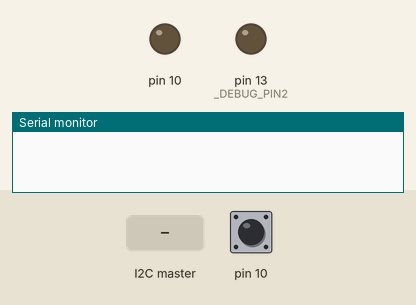
Recording of a sketch running on a simulated Arduino Uno, built with avr-gcc and run on an emulated ATmega328P. On the bench: output pins drawn as LEDs (lit = HIGH), the last lines printed to the serial monitor. The inputs (shaded band) are chosen by the test bench; at power-on: pin 10 HIGH.

Above: at 0.1 s.
At 2.3 s:
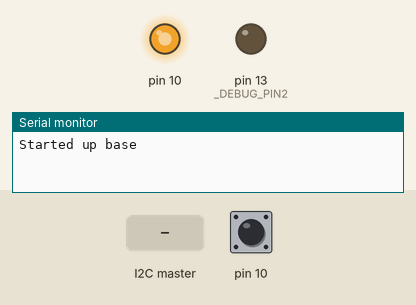
2.4 s: the I2C master sends the byte 1
Timing chart, 0 to 5.4 s (numbered marks = the images above; inputs shaded):
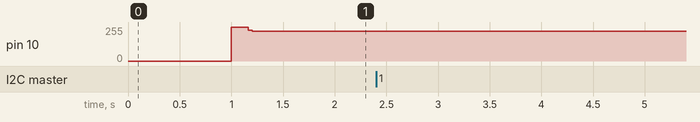

The sketch:

Driver.ino
```cpp
// This code runs on the arduino connected to the chair. Pin 10 is connected to the white wire.
// SCL/SDA Connected to controller arduino.

#include "SoftwareSerialParityHalfDuplex.h"
#include <Wire.h>


SoftwareSerialParityHalfDuplex mySerial(10, 10);

unsigned long tenMilliTimer = 0;

unsigned long hundredMilliTimer = 0;

// this sketch rocks the chair forward and backwards just for testing

unsigned long oneSecondTimer = 0;

int curFor = 0;
int curTurn = 0;
int speed = 0x0c;

void startupChair();

void setup()
{
  Wire.begin(0x33);
  Wire.onReceive(receiveEvent);

  pinMode(13, OUTPUT);

  pinMode(10, OUTPUT);
  digitalWrite (10, LOW);  // start serial line LOW

  Serial.begin(115200);
  delay(1000);

  startupChair();

  tenMilliTimer = millis();
  oneSecondTimer = millis();
  hundredMilliTimer = millis();
}

int coms[3] = {0, 0, 0};
union foo
{
  byte a;
  char b;
};

int data[3] = {0, 0, 0};
int dataSet = 0;

void receiveEvent(int dummy)
{

  Serial.print(millis());
  Serial.println(" receiveData");
  while (Wire.available())
  {
    Wire.read();
    data[dataSet] = Wire.read();
    Wire.read();
    ++dataSet;

    if (dataSet == 4)
    {

      if (data[0] >= -100 && data[0] <= 100 && data[1] >= -100 && data[1] <= 100 && data[2] >= 0 && data[2] <= 0xe)
      {
        dataSet = 0;

        //	Serial.println("Received command: ");

        Serial.print("Forward/Backward: ");
        Serial.print (data[0]);

        Serial.print(" Left/write: ");
        Serial.print(data[1]);

        Serial.print(" Speed: ");
        Serial.println(data[2]);

        curFor = data[0];
        curTurn = data[1];
        speed = data[2];
      }
      else
      {
        Serial.println("Received bad command");
        curFor = 0;
        curTurn = 0;
        speed = 0;
      }
    }
  }
}

void startupChair()
{
  // activate base with 110 ms pulse
  digitalWrite (10, HIGH);
  delay(110);

  // start up software serial with even parity
  mySerial.begin(38400, EVEN);

  Serial.println("Started up base");

  // send init packet
  unsigned char buf2[2] = { 0x52, 0xad };
  mySerial.write(buf2, 2);

  // base will respond, but we don't care about the response
  delay(10);
}

int cycleCount = 0;

void sendJoystickPacket(int forward, int turn, int speed)
{
  unsigned char buffer[6] = { 0x4a, 0x01, 0x03, 0x00, 0x00, 0x00 };

  buffer[2] = speed;
  buffer[3] = forward;
  buffer[4] = turn;
  /*	Serial.print(millis());
  	Serial.print(" Sending :");
  	Serial.print(forward);
  	Serial.print(" ");
  	Serial.print(turn);
  	Serial.print(" ");
  	Serial.println(speed);
  */
  buffer[5] = 0xff - (buffer[0] + buffer[1] + buffer[2] + buffer[3] + buffer[4]);

  mySerial.write(buffer, 6);
}

void loop()
{
  unsigned long milli = millis();

  // once per second
  if (milli >= oneSecondTimer)
  {


    cycleCount++;
    oneSecondTimer += 1000;

  }
  if (milli >= tenMilliTimer)
  {
    tenMilliTimer += 10;

    if (cycleCount <= 1)
    {
      // don't drive for first second, otherwise it will not work
      sendJoystickPacket(0, 0, speed);
    }
    else
    {
      sendJoystickPacket(curFor, curTurn, speed);
    }
  }
  // chair will respond, but we don't care
}
```

SoftwareSerialParityHalfDuplex.cpp
```cpp
// (licence header left out)
// When set, _DEBUG co-opts pins 11 and 13 for debugging with an
// oscilloscope or logic analyzer.  Beware: it also slightly modifies
// the bit times, so don't rely on it too much at high baud rates
#define _DEBUG 0
#define _DEBUG_PIN1 11
#define _DEBUG_PIN2 13
//
// Includes
//
#include <avr/interrupt.h>
#include <avr/pgmspace.h>
#include <Arduino.h>
#include "SoftwareSerialParityHalfDuplex.h"
#include <util/delay_basic.h>

//
// Statics
//
SoftwareSerialParityHalfDuplex *SoftwareSerialParityHalfDuplex::active_object = 0;
uint8_t SoftwareSerialParityHalfDuplex::_receive_buffer[_SS_MAX_RX_BUFF];
volatile uint8_t SoftwareSerialParityHalfDuplex::_receive_buffer_tail = 0;
volatile uint8_t SoftwareSerialParityHalfDuplex::_receive_buffer_head = 0;

//
// Debugging
//
// This function generates a brief pulse
// for debugging or measuring on an oscilloscope.
#if _DEBUG
inline void DebugPulse(uint8_t pin, uint8_t count)
{
  volatile uint8_t *pport = portOutputRegister(digitalPinToPort(pin));

  uint8_t val = *pport;
  while (count--)
  {
    *pport = val | digitalPinToBitMask(pin);
    *pport = val;
  }
}
#else
inline void DebugPulse(uint8_t, uint8_t) {}
#endif

//
// Private methods
//

/* static */
inline void SoftwareSerialParityHalfDuplex::tunedDelay(uint16_t delay) {
  _delay_loop_2(delay);
}

// This function sets the current object as the "listening"
// one and returns true if it replaces another
bool SoftwareSerialParityHalfDuplex::listen()
{
  if (!_rx_delay_stopbit)
    return false;

  if (active_object != this)
  {
    if (active_object)
      active_object->stopListening();

    _buffer_overflow = false;
    _receive_buffer_head = _receive_buffer_tail = 0;
    active_object = this;

    setRxIntMsk(true);
    return true;
  }

  return false;
}

// Stop listening. Returns true if we were actually listening.
bool SoftwareSerialParityHalfDuplex::stopListening()
{
  if (active_object == this)
  {
    setRxIntMsk(false);
    active_object = NULL;
    return true;
  }
  return false;
}

//
// The receive routine called by the interrupt handler
//
void SoftwareSerialParityHalfDuplex::recv()
{

#if GCC_VERSION < 40302
// Work-around for avr-gcc 4.3.0 OSX version bug
// Preserve the registers that the compiler misses
// (courtesy of Arduino forum user *etracer*)
  asm volatile(
    "push r18 \n\t"
    "push r19 \n\t"
    "push r20 \n\t"
    "push r21 \n\t"
    "push r22 \n\t"
    "push r23 \n\t"
    "push r26 \n\t"
    "push r27 \n\t"
    ::);
#endif

  uint8_t d = 0;

  // If RX line is high, then we don't see any start bit
  // so interrupt is probably not for us
  if (_inverse_logic ? rx_pin_read() : !rx_pin_read())
  {
    // Disable further interrupts during reception, this prevents
    // triggering another interrupt directly after we return, which can
    // cause problems at higher baudrates.
    setRxIntMsk(false);

    // Wait approximately 1/2 of a bit width to "center" the sample
    tunedDelay(_rx_delay_centering);
    DebugPulse(_DEBUG_PIN2, 1);

    // Read each of the 8 bits
    for (uint8_t i=8; i > 0; --i)
    {
      tunedDelay(_rx_delay_intrabit);
      d >>= 1;
      DebugPulse(_DEBUG_PIN2, 1);
      if (rx_pin_read())
        d |= 0x80;
    }

    if (_inverse_logic)
      d = ~d;

    // if buffer full, set the overflow flag and return
    uint8_t next = (_receive_buffer_tail + 1) % _SS_MAX_RX_BUFF;
    if (next != _receive_buffer_head)
    {
      // save new data in buffer: tail points to where byte goes
      _receive_buffer[_receive_buffer_tail] = d; // save new byte
      _receive_buffer_tail = next;
    }
    else
    {
      DebugPulse(_DEBUG_PIN1, 1);
      _buffer_overflow = true;
    }

    // skip the stop bit
    tunedDelay(_rx_delay_stopbit);
    DebugPulse(_DEBUG_PIN1, 1);

    // Re-enable interrupts when we're sure to be inside the stop bit
    setRxIntMsk(true);

  }

#if GCC_VERSION < 40302
// Work-around for avr-gcc 4.3.0 OSX version bug
// Restore the registers that the compiler misses
  asm volatile(
    "pop r27 \n\t"
    "pop r26 \n\t"
    "pop r23 \n\t"
    "pop r22 \n\t"
    "pop r21 \n\t"
    "pop r20 \n\t"
    "pop r19 \n\t"
    "pop r18 \n\t"
    ::);
#endif
}

uint8_t SoftwareSerialParityHalfDuplex::rx_pin_read()
{
  return *_receivePortRegister & _receiveBitMask;
}

//
// Interrupt handling
//

/* static */
inline void SoftwareSerialParityHalfDuplex::handle_interrupt()
{
  if (active_object)
  {
    active_object->recv();
  }
}

#if defined(PCINT0_vect)
ISR(PCINT0_vect)
{
  SoftwareSerialParityHalfDuplex::handle_interrupt();
}
#endif

#if defined(PCINT1_vect)
ISR(PCINT1_vect, ISR_ALIASOF(PCINT0_vect));
#endif

#if defined(PCINT2_vect)
ISR(PCINT2_vect, ISR_ALIASOF(PCINT0_vect));
#endif

#if defined(PCINT3_vect)
ISR(PCINT3_vect, ISR_ALIASOF(PCINT0_vect));
#endif

//
// Constructor
//
SoftwareSerialParityHalfDuplex::SoftwareSerialParityHalfDuplex(uint8_t receivePin, uint8_t transmitPin , bool inverse_logic/* = false */) :
  _rx_delay_centering(0),
  _rx_delay_intrabit(0),
  _rx_delay_stopbit(0),
  _tx_delay(0),
  _buffer_overflow(false),
  _inverse_logic(inverse_logic)

{
    _full_duplex = (transmitPin != receivePin);

  setTX(transmitPin);
  setRX(receivePin);
}

//
// Destructor
//
SoftwareSerialParityHalfDuplex::~SoftwareSerialParityHalfDuplex()
{
  end();
}

void SoftwareSerialParityHalfDuplex::setTX(uint8_t tx)
{
  // First write, then set output. If we do this the other way around,
  // the pin would be output low for a short while before switching to
  // output high. Now, it is input with pullup for a short while, which
  // is fine. With inverse logic, either order is fine.
  digitalWrite(tx, _inverse_logic ? LOW : HIGH);

    if(_full_duplex)
        pinMode(tx, OUTPUT);
    else
        pinMode(tx, INPUT);

    _transmitPin = tx;

    _transmitBitMask = digitalPinToBitMask(tx);
  uint8_t port = digitalPinToPort(tx);
  _transmitPortRegister = portOutputRegister(port);
}

void SoftwareSerialParityHalfDuplex::setRX(uint8_t rx)
{
  pinMode(rx, INPUT);
  if (!_inverse_logic)
    digitalWrite(rx, HIGH);  // pullup for normal logic!
  _receivePin = rx;
  _receiveBitMask = digitalPinToBitMask(rx);
  uint8_t port = digitalPinToPort(rx);
  _receivePortRegister = portInputRegister(port);
}

uint16_t SoftwareSerialParityHalfDuplex::subtract_cap(uint16_t num, uint16_t sub) {
  if (num > sub)
    return num - sub;
  else
    return 1;
}

//
// Public methods
//

void SoftwareSerialParityHalfDuplex::begin(long speed,uint8_t parity)
{
  _rx_delay_centering = _rx_delay_intrabit = _rx_delay_stopbit = _tx_delay = 0;

  // Precalculate the various delays, in number of 4-cycle delays
  uint16_t bit_delay = (F_CPU / speed) / 4;
  Tparity = parity;

  // 12 (gcc 4.8.2) or 13 (gcc 4.3.2) cycles from start bit to first bit,
  // 15 (gcc 4.8.2) or 16 (gcc 4.3.2) cycles between bits,
  // 12 (gcc 4.8.2) or 14 (gcc 4.3.2) cycles from last bit to stop bit
  // These are all close enough to just use 15 cycles, since the inter-bit
  // timings are the most critical (deviations stack 8 times)
  _tx_delay = subtract_cap(bit_delay, 15 / 4);

  // Only setup rx when we have a valid PCINT for this pin
  if (digitalPinToPCICR(_receivePin)) {
    #if GCC_VERSION > 40800
    // Timings counted from gcc 4.8.2 output. This works up to 115200 on
    // 16Mhz and 57600 on 8Mhz.
    //
    // When the start bit occurs, there are 3 or 4 cycles before the
    // interrupt flag is set, 4 cycles before the PC is set to the right
    // interrupt vector address and the old PC is pushed on the stack,
    // and then 75 cycles of instructions (including the RJMP in the
    // ISR vector table) until the first delay. After the delay, there
    // are 17 more cycles until the pin value is read (excluding the
    // delay in the loop).
    // We want to have a total delay of 1.5 bit time. Inside the loop,
    // we already wait for 1 bit time - 23 cycles, so here we wait for
    // 0.5 bit time - (71 + 18 - 22) cycles.
    _rx_delay_centering = subtract_cap(bit_delay / 2, (4 + 4 + 75 + 17 - 23) / 4);

    // There are 23 cycles in each loop iteration (excluding the delay)
    _rx_delay_intrabit = subtract_cap(bit_delay, 23 / 4);

    // There are 37 cycles from the last bit read to the start of
    // stopbit delay and 11 cycles from the delay until the interrupt
    // mask is enabled again (which _must_ happen during the stopbit).
    // This delay aims at 3/4 of a bit time, meaning the end of the
    // delay will be at 1/4th of the stopbit. This allows some extra
    // time for ISR cleanup, which makes 115200 baud at 16Mhz work more
    // reliably

  if (Tparity != NONE)
    _rx_delay_stopbit = subtract_cap(2 * bit_delay * 3 / 4, (37 + 11) / 4);
  else
    _rx_delay_stopbit = subtract_cap(bit_delay * 3 / 4, (37 + 11) / 4);


    #else // Timings counted from gcc 4.3.2 output
    // Note that this code is a _lot_ slower, mostly due to bad register
    // allocation choices of gcc. This works up to 57600 on 16Mhz and
    // 38400 on 8Mhz.
    _rx_delay_centering = subtract_cap(bit_delay / 2, (4 + 4 + 97 + 29 - 11) / 4);
    _rx_delay_intrabit = subtract_cap(bit_delay, 11 / 4);
    _rx_delay_stopbit = subtract_cap(bit_delay * 3 / 4, (44 + 17) / 4);
    #endif


    // Enable the PCINT for the entire port here, but never disable it
    // (others might also need it, so we disable the interrupt by using
    // the per-pin PCMSK register).
    *digitalPinToPCICR(_receivePin) |= _BV(digitalPinToPCICRbit(_receivePin));
    // Precalculate the pcint mask register and value, so setRxIntMask
    // can be used inside the ISR without costing too much time.
    _pcint_maskreg = digitalPinToPCMSK(_receivePin);
    _pcint_maskvalue = _BV(digitalPinToPCMSKbit(_receivePin));

    tunedDelay(_tx_delay); // if we were low this establishes the end
  }

#if _DEBUG
  pinMode(_DEBUG_PIN1, OUTPUT);
  pinMode(_DEBUG_PIN2, OUTPUT);
#endif

  listen();
}

void SoftwareSerialParityHalfDuplex::setRxIntMsk(bool enable)
{
    if (enable)
      *_pcint_maskreg |= _pcint_maskvalue;
    else
      *_pcint_maskreg &= ~_pcint_maskvalue;
}

void SoftwareSerialParityHalfDuplex::end()
{
  stopListening();
}


// Read data from buffer
int SoftwareSerialParityHalfDuplex::read()
{
  if (!isListening())
    return -1;

  // Empty buffer?
  if (_receive_buffer_head == _receive_buffer_tail)
    return -1;

  // Read from "head"
  uint8_t d = _receive_buffer[_receive_buffer_head]; // grab next byte
  _receive_buffer_head = (_receive_buffer_head + 1) % _SS_MAX_RX_BUFF;
  return d;
}

int SoftwareSerialParityHalfDuplex::available()
{
  if (!isListening())
    return 0;

  return (_receive_buffer_tail + _SS_MAX_RX_BUFF - _receive_buffer_head) % _SS_MAX_RX_BUFF;
}

size_t SoftwareSerialParityHalfDuplex::write(uint8_t b)
{
  if (_tx_delay == 0) {
    setWriteError();
    return 0;
  }

  // By declaring these as local variables, the compiler will put them
  // in registers _before_ disabling interrupts and entering the
  // critical timing sections below, which makes it a lot easier to
  // verify the cycle timings
  volatile uint8_t *reg = _transmitPortRegister;
  uint8_t reg_mask = _transmitBitMask;
  uint8_t inv_mask = ~_transmitBitMask;
  uint8_t oldSREG = SREG;
  bool inv = _inverse_logic;
  uint16_t delay = _tx_delay;

  if (inv)
    b = ~b;

  cli();  // turn off interrupts for a clean txmit

    if(!_full_duplex)
        pinMode(_transmitPin, OUTPUT);

  // Write the start bit
  if (inv)
    *reg |= reg_mask;
  else
    *reg &= inv_mask;

  tunedDelay(delay);
  Cparity = 0;
  // Write each of the 8 bits
  for (uint8_t i = 8; i > 0; --i)
  {
    if (b & 1){ // choose bit
      *reg |= reg_mask; // send 1
    Cparity++;
  }
    else{
      *reg &= inv_mask; // send 0
  }
    tunedDelay(delay);
    b >>= 1;
  }

    if (Tparity == ODD){ //odd parity
    if (Cparity & 1) // choose bit
      *reg &= inv_mask; // send 0
    else
      *reg |= reg_mask; // send 1

    tunedDelay(delay);
  }

    if (Tparity == EVEN){ //even parity
    if (Cparity & 1) // choose bit
      *reg |= reg_mask; // send 1
    else
      *reg &= inv_mask; // send 0

    tunedDelay(delay);
  }


  // restore pin to natural state
  if (inv)
    *reg &= inv_mask;
  else
    *reg |= reg_mask;

    if(!_full_duplex){
        pinMode(_transmitPin, INPUT);
        *reg |= reg_mask;                   //pull _transmitPin HIGH
    }
    SREG = oldSREG; // turn interrupts back on
  tunedDelay(_tx_delay);

  return 1;
}

void SoftwareSerialParityHalfDuplex::flush()
{
  // There is no tx buffering, simply return
}

int SoftwareSerialParityHalfDuplex::peek()
{
  if (!isListening())
    return -1;

  // Empty buffer?
  if (_receive_buffer_head == _receive_buffer_tail)
    return -1;

  // Read from "head"
  return _receive_buffer[_receive_buffer_head];
}
```

Source omitted: areSerialParityHalfDuplex.h (4126 bytes)
